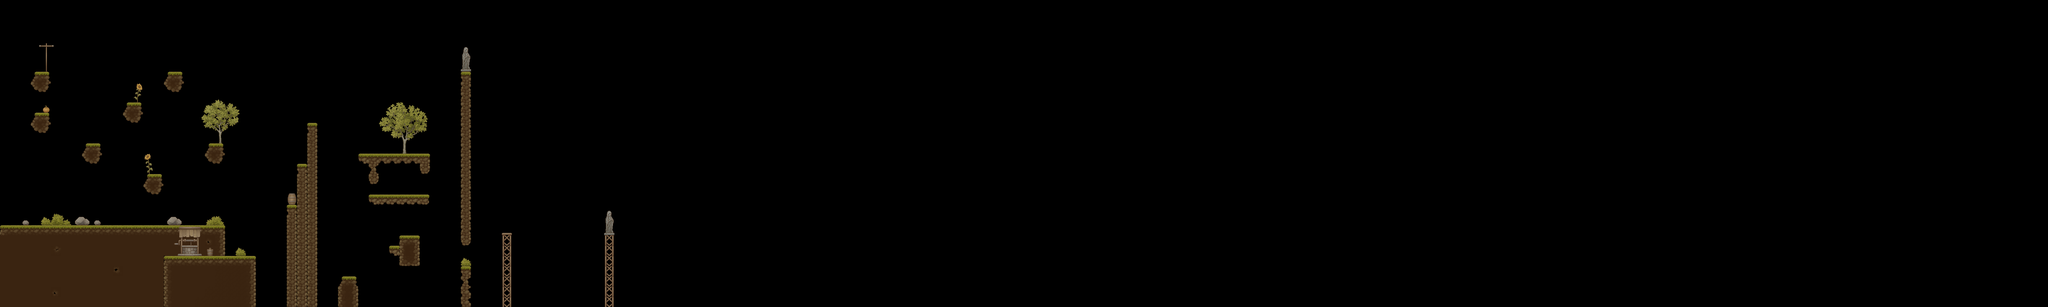

This game map was drawn from its Tiled (.tmx) file and the tilesets committed beside it. A one-line description and the trimmed map source follow:
An orthogonal 200x30 tile map with 32x32 px tiles, 4 tile layers (Tile Layer 1, Tile Layer 2, WaterLayer, DeadlyLayer), 3 tilesets and 24 objects.

<map version="1.10" tiledversion="1.10.1" orientation="orthogonal" renderorder="right-down" width="200" height="30" tilewidth="32" tileheight="32" infinite="0" nextlayerid="8" nextobjectid="44">
 <tileset firstgid="1" source="set_1.tsx" />
 <tileset firstgid="421" source="TX Tileset Ground.tsx" />
 <tileset firstgid="677" source="TX Village Props.tsx" />
 <layer id="1" name="Tile Layer 1" width="200" height="30">
  <data>[6000 cells, 329 non-empty, 34 distinct tile ids]</data>
 </layer>
 <layer id="2" name="Tile Layer 2" width="200" height="30">
  <data>[6000 cells, 93 non-empty, 88 distinct tile ids]</data>
 </layer>
 <layer id="3" name="WaterLayer" width="200" height="30">
  <data>[6000 cells, 0 non-empty, 0 distinct tile ids]</data>
 </layer>
 <layer id="4" name="DeadlyLayer" width="200" height="30">
  <data>[6000 cells, 0 non-empty, 0 distinct tile ids]</data>
 </layer>
 <objectgroup id="5" name="Platforms">
  <object id="3" x="0" y="704" width="704" height="32" />
  <object id="4" x="512" y="800" width="288" height="160" />
  <object id="10" x="268.5" y="448" width="45.5" height="64.5" />
  <object id="11" x="397" y="320" width="45" height="64.5" />
  <object id="12" x="524" y="224" width="45" height="63" />
  <object id="13" x="108" y="354" width="48" height="62" />
  <object id="14" x="109" y="225" width="46" height="65" />
  <object id="15" x="653" y="447" width="47" height="64" />
  <object id="17" x="896" y="640" width="35" height="318" />
  <object id="18" x="928" y="512" width="32" height="448" />
  <object id="19" x="960" y="384" width="32" height="576" />
  <object id="20" x="1068" y="864" width="47" height="99" />
  <object id="24" x="1120" y="480" width="224" height="32" />
  <object id="25" x="1152" y="481" width="32" height="95" />
  <object id="28" x="1312" y="481" width="32" height="63" />
  <object id="29" x="1248" y="736" width="64" height="96" />
  <object id="30" x="1216" y="768" width="32" height="32" />
  <object id="31" x="1152" y="608" width="192" height="32" />
  <object id="33" x="1440" y="224" width="32" height="544" />
  <object id="35" x="1440" y="832" width="32" height="128" />
  <object id="37" x="1569" y="726.5" width="30.5" height="234" />
  <object id="38" x="1889.33" y="728.667" width="31.3333" height="230" />
  <object id="41" x="461.333" y="545.333" width="44.6667" height="64" />
 </objectgroup>
 <objectgroup id="6" name="Obstacles" />
 <objectgroup id="7" name="LevelEnd">
  <object id="43" x="1888" y="640" width="32" height="96" />
 </objectgroup>
</map>
